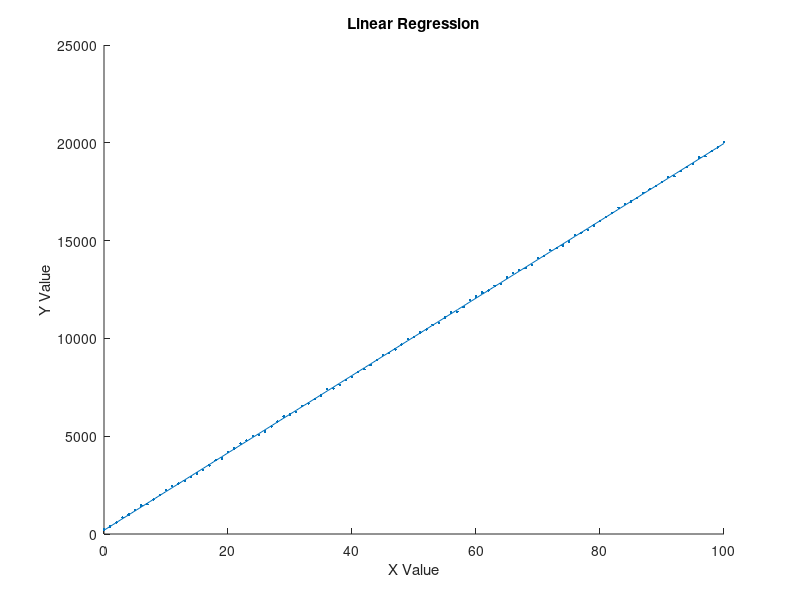

This chart was generated by the following MATLAB code:
X = [0:1:100];
m = 200*rand;
c = 500*rand;
y = m*X+c+200*rand(size(X));
coef = polyfit(X,y,1);
Y = coef(1)*X + coef(2);
Rsq = 1-sum((y-Y).^2/sum((y-mean(Y)).^2))

scatter(X,y,'.')
hold on
plot(X,Y)
xlabel('X Value')
ylabel('Y Value')
title('Linear Regression')
